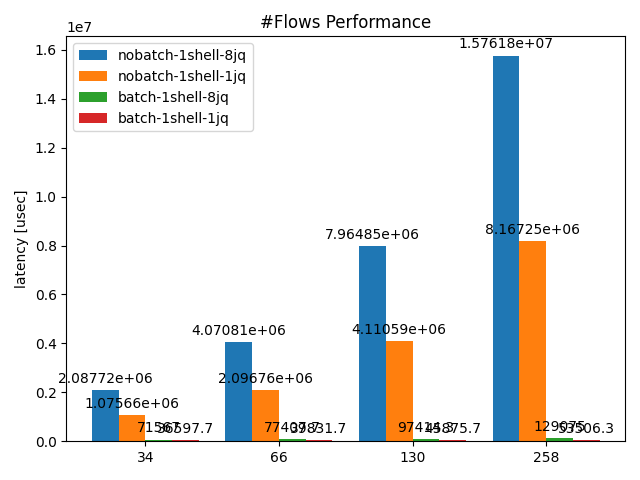

Write Python code to recreate this figure.
#!/usr/bin/env python3
import numpy as np
import matplotlib.pyplot as plt

labels = ['34', '66', '130', '258']
nobatch_many_jq = [2087720, 4070806, 7964851, 15761758]
nobatch_one_jq = [1075662, 2096756, 4110590, 8167249]
batch_many_jq = [(69832+74551+70318)/3,
                 (75263+78929+78031)/3,
                 (99978+96594+95671)/3,
                 (130711+127055+129459)/3]
batch_one_jq = [(36970+38420+34403)/3,
                (40202+39713+39580)/3,
                (44911+45686+47030)/3,
                (52168+56735+51616)/3]

x = np.arange(len(labels))
width = 0.2
fig, ax = plt.subplots()
rects1 = ax.bar(x - 1.5*width/1, nobatch_many_jq, width, label='nobatch-1shell-8jq')
rects2 = ax.bar(x - width/2, nobatch_one_jq, width, label='nobatch-1shell-1jq')
rects3 = ax.bar(x + width/2, batch_many_jq, width, label='batch-1shell-8jq')
rects4 = ax.bar(x + 1.5*width/1, batch_one_jq, width, label='batch-1shell-1jq')

ax.set_ylabel('latency [usec]')
ax.set_xticks(x, labels)
ax.set_title('#Flows Performance')
ax.legend()

ax.bar_label(rects1, padding=3)
ax.bar_label(rects2, padding=3)
ax.bar_label(rects3, padding=3)
ax.bar_label(rects4, padding=3)
fig.tight_layout()
plt.savefig("n_flow_performance.png")
